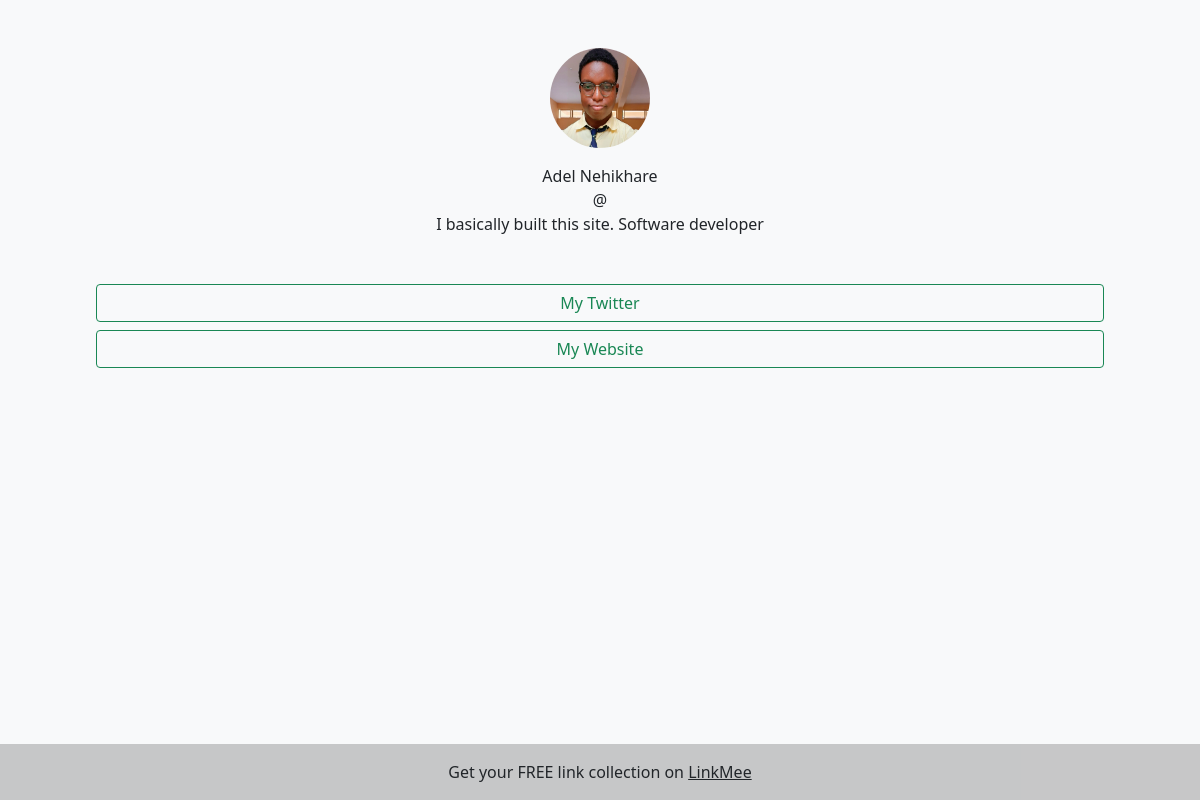
Page /adel on the earlier database version.
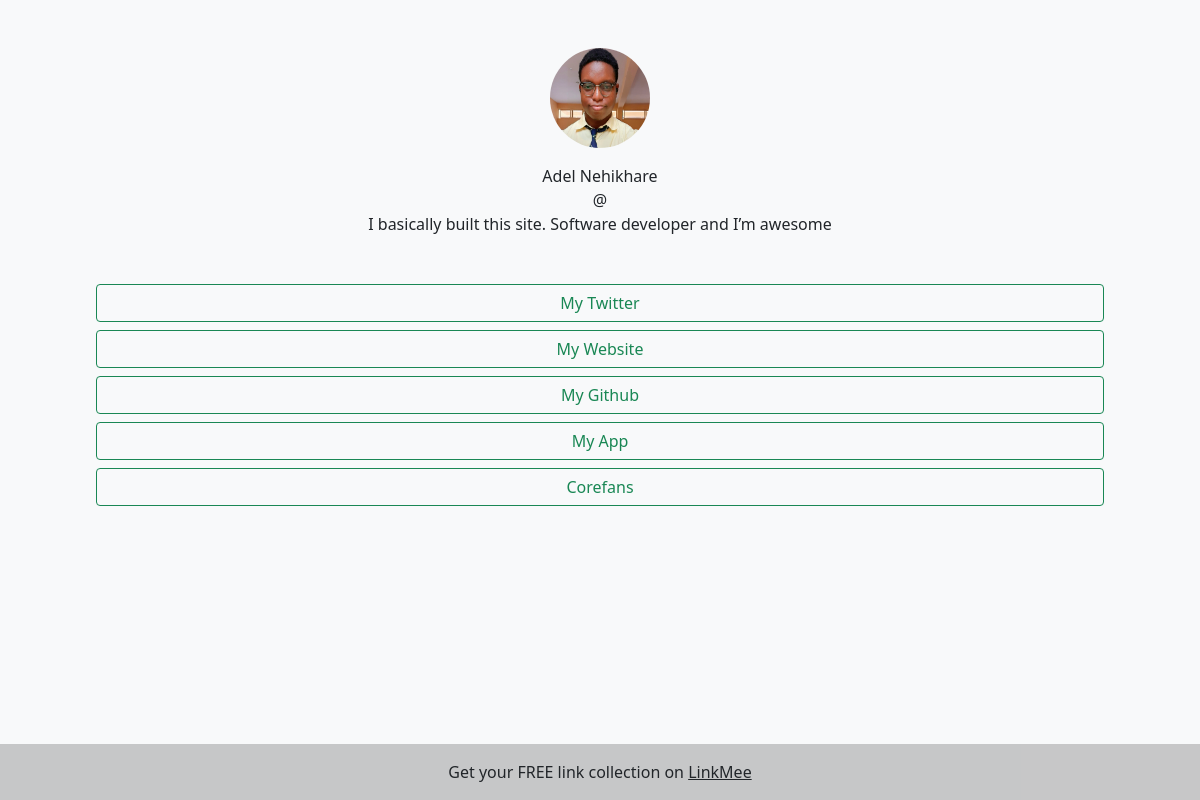
Same page on the later database version.
### mainapp/models.py (models this page shows, shortened)
class Page(models.Model):
    name = models.CharField(max_length=45)
    bio = models.CharField(max_length=255)
    image = models.FileField(upload_to='uploads/', null=True)
    views = models.IntegerField(default=0, blank=True)
    owner = models.OneToOneField(User, on_delete=models.CASCADE, related_name='page')

class Link(models.Model):
    title = models.CharField(max_length=45)
    url = models.CharField(max_length=75)
    count = models.IntegerField(default=0)
    page = models.ForeignKey(Page, on_delete=models.CASCADE, related_name='links')

### mainapp/views.py (the view)
# urls.py: path('<str:username>', views.viewpage, name='viewpage'),
def viewpage(request, username):
    user = User.objects.get(username=username)
    page = Page.objects.get(owner=user)
    links = Link.objects.filter(page=page)
    context = {'title' : f'{page.name} Links',
                'page' : page,
                'links' : links}
    return render(request, 'viewpage.html', context)

### mainapp/templates/viewpage.html (shortened to what this page needs)
<!DOCTYPE html>
<html lang="en">
<head>
    <link href="https://cdn.jsdelivr.net/npm/bootstrap@5.1.3/dist/css/bootstrap.min.css" rel="stylesheet">
</head>
<body class="text-center p-5 bg-light">
    <div class="justify-content-center mb-5">
        {% if page.image %}
        <img class="mb-3 rounded-circle" src="{{page.image.url}}" width="100" height="100">
        {% else %}
        <img class="mb-3" src="https://www.pngplay.com/wp-content/uploads/12/User-Avatar-Profile-PNG-Pic-Clip-Art-Background.png" width="100" height="100">
        {% endif %}
        <p class="mx-md-5">{{ page.name }}<br>@{{ user.username }}<br>{{ page.bio }}</p>
    </div>
    <div class="justify-content-center px-md-5 mt-4">
        {% for link in links %}
        <a href="{{ link.url }}" class="btn btn-outline-success w-100 mb-2">{{link.title}}</a>
        {% empty %}
        <h3>{{ page.name }} has no links</h3>
        {% endfor %}
    </div>
    <footer class="bg-light text-center text-lg-start">
        <div class="text-center p-3 fixed-bottom" style="background-color: rgba(0, 0, 0, 0.2);">
          Get your FREE link collection on
          <a class="text-dark" href="#">LinkMee</a>
        </div>
      </footer>
</body>
</html>

Differences in the rows shown:
changed Page "Adel Nehikhare": bio "I basically built this site. Software developer" → "I basically built this site. Software developer and I’m awesome"
added Link: title "My Github"
added Link: title "My App"
added Link: title "Corefans"
